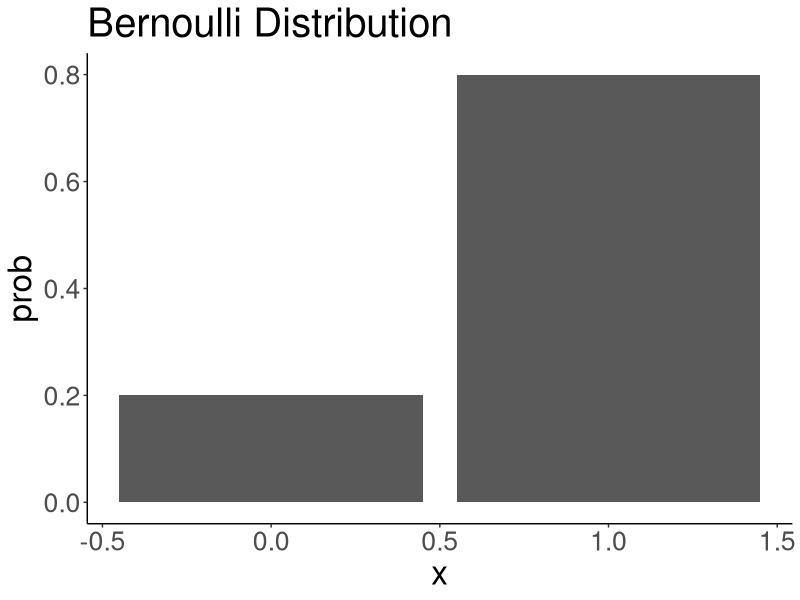
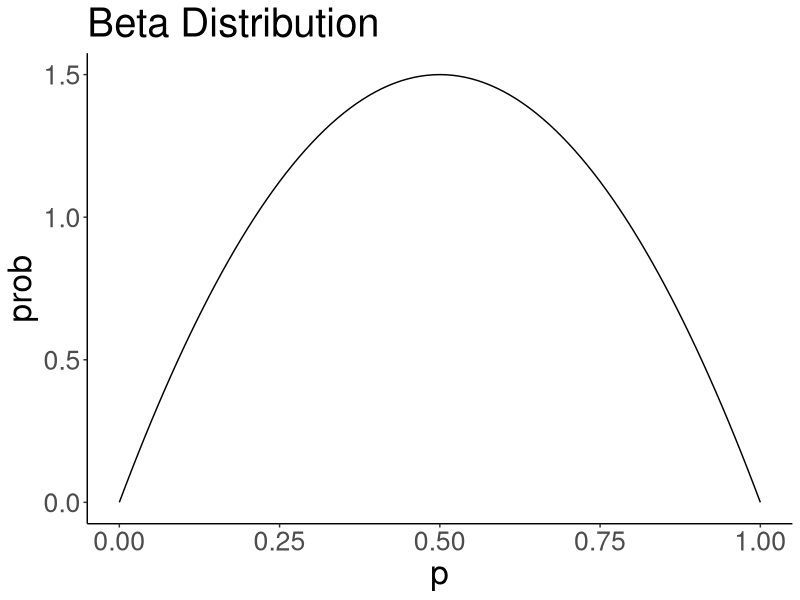
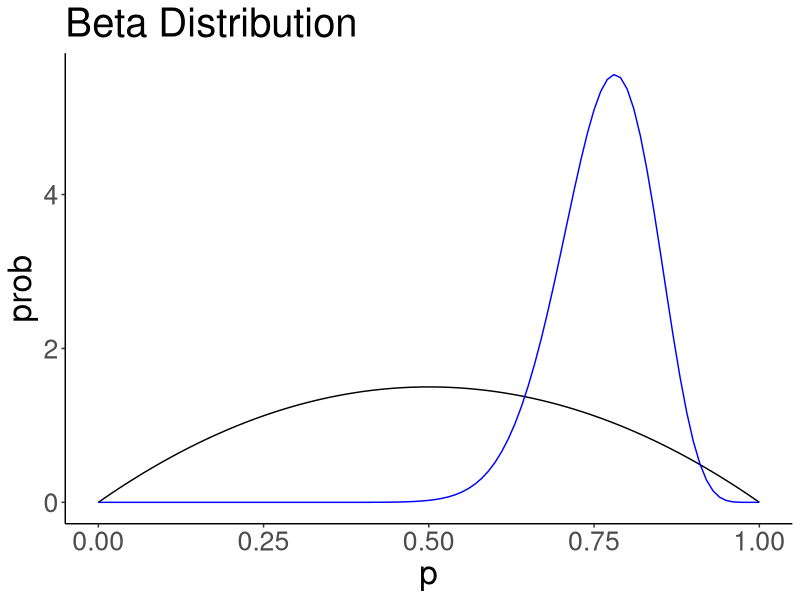

Reproduce these figures in R, in order.
## ---- chunk 1
library(ggplot2)
set.seed(1)
## ---- chunk 2
x <- 0:1
p <- 0.8
prob <- dbinom(x, 1, p)

ggplot() + 
  geom_bar(aes(x, prob), stat ="identity") +
  labs(x="x", y="prob", title="Bernoulli Distribution")+
  theme_classic(base_family = "") +
  theme(text = element_text(size = 24))
## ---- chunk 3
a_pre <- 2
b_pre <- 2
x <- seq(0,1, 0.01)
p_prob_pre <- dbeta(x, a_pre, b_pre)

plot <- ggplot()+
  geom_line(aes(x=x, y=p_prob_pre))+
  labs(x="p", y="prob", title="Beta Distribution")+
  theme_classic(base_family = "") +
  theme(text = element_text(size = 24))
plot
## ---- chunk 4
data <- rbinom(30, 1, p)
N <- length(data)
## ---- chunk 5
a_pos <- sum(data) + a_pre
b_pos <- N - sum(data) + b_pre
x <- seq(0,1, 0.01)
p_prob_pos <- dbeta(x, a_pos, b_pos)

plot + geom_line(aes(x=x, y=p_prob_pos), col="blue")
